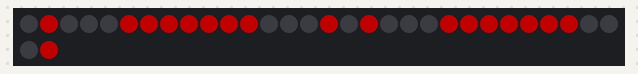
Bench run of a sketch on a simulated ATtiny85, built with avr-gcc and run on an emulated ATtiny85. Parts: 32 RGB LEDs in strip order, left to right, continuing on the next row. Dim RGB values are drawn brighter than linear.

Above: at 0.01 s.
At 2.16 s:
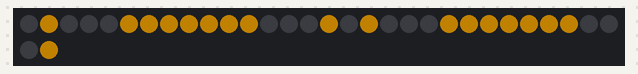
At 4.42 s:
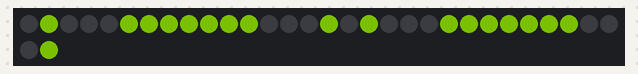
At 8.82 s:
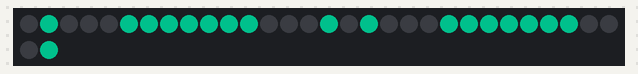
At 13.23 s:
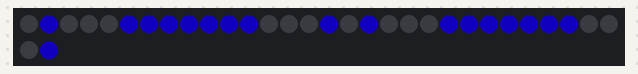
At 17.64 s:
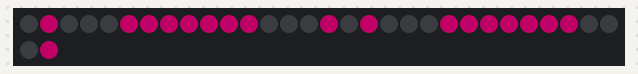

Measured:
- by itself, everything shown: repeats every 19.4 s, in 360 steps

The sketch:

smile.ino
```cpp
// 0 is right eye top
// 16 is left eye top
// inc clockwise looking out

#include <Adafruit_NeoPixel.h>
#ifdef __AVR_ATtiny85__ // Trinket, Gemma, etc.
 #include <avr/power.h>
#endif

#define PIN 0

Adafruit_NeoPixel pixels = Adafruit_NeoPixel(32, PIN);

uint32_t color  = 0x000000;

void setup() {
#ifdef __AVR_ATtiny85__ // Trinket, Gemma, etc.
  if(F_CPU == 16000000) clock_prescale_set(clock_div_1);
#endif
  pixels.begin();
  pixels.setBrightness(85); // 1/3 brightness
}

void loop() {
  for (int i=0; i<360; i++){
    color = getRGBfromHue(i);

    // :
    pixels.setPixelColor(1, color);
    pixels.setPixelColor(15, color);

    // )
    pixels.setPixelColor(5, color);
    pixels.setPixelColor(6, color);
    pixels.setPixelColor(7, color);
    pixels.setPixelColor(8, color);
    pixels.setPixelColor(9, color);
    pixels.setPixelColor(10, color);
    pixels.setPixelColor(11, color);

    // :
    pixels.setPixelColor(17, color);
    pixels.setPixelColor(31, color);

    // )
    pixels.setPixelColor(21, color);
    pixels.setPixelColor(22, color);
    pixels.setPixelColor(23, color);
    pixels.setPixelColor(24, color);
    pixels.setPixelColor(25, color);
    pixels.setPixelColor(26, color);
    pixels.setPixelColor(27, color);

    pixels.show();

    delay(50);
  }
}

// takes int 0-360 and translates from HSV to RGB
// I basically implemented wikipedia: https://en.wikipedia.org/wiki/HSL_and_HSV#/media/File:HSV-RGB-comparison.svg
uint32_t getRGBfromHue(int hue) {
  double r, g, b = 0;
  int i=(int)floor(hue/60.0); // which section we're in
  double f = hue/60.0 - i; // how far we are through this section

  switch (i) {
    case 0:
      r = 1;
      g = f;
      b = 0;
      break;
    case 1:
      r = 1-f;
      g = 1;
      b = 0;
      break;
    case 2:
      r = 0;
      g = 1;
      b = f;
      break;
    case 3:
      r = 0;
      g = 1-f;
      b = 1;
      break;
    case 4:
      r = f;
      g = 0;
      b = 1;
      break;
    case 5:
      r = 1;
      g = 0;
      b = 1-f;
      break;
  }

  //set each component to a integer value between 0 and 255
  // todo: i think we can remove the constrain() bits and changing r,g,b to ints
  int red = constrain((int)255*r,0,255);
  int green = constrain((int)255*g,0,255);
  int blue = constrain((int)255*b,0,255);

  return pixels.Color(red, green, blue);
}
```
